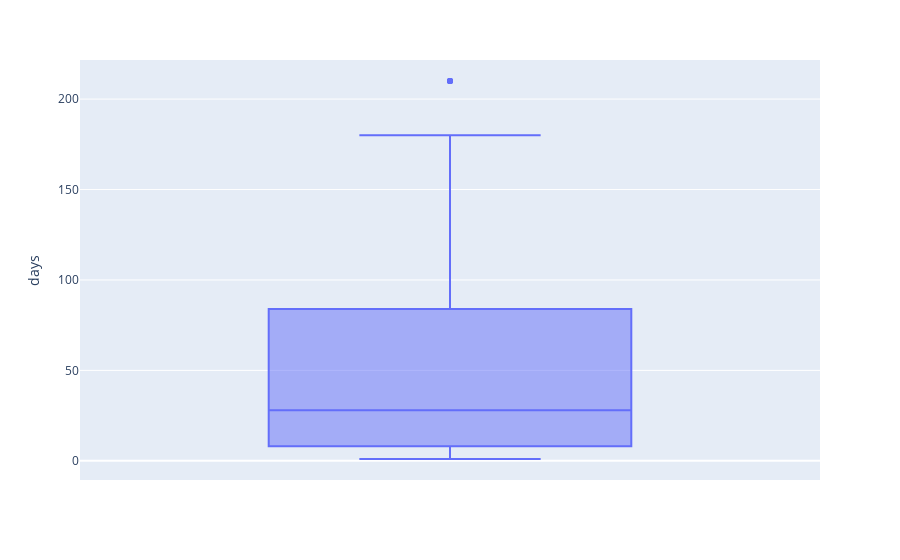

Here is the notebook cell this chart was saved with:
### Code cell
px.box(coursesdfout, y='days')

### Figure 1 — Plotly figure (JSON) as saved in the notebook; plotly's stock layout.template omitted (floating-point values rounded to 4 significant figures; data arrays with more than 128 entries replaced by an {"elided": "..."} marker saying what was removed)
{"data": [{"alignmentgroup": "True", "hovertemplate": "days=%{y}<extra></extra>", "legendgroup": "", "marker": {"color": "#636efa"}, "name": "", "notched": false, "offsetgroup": "", "orientation": "v", "showlegend": false, "type": "box", "x0": " ", "xaxis": "x", "y": {"elided": "398 int values"}, "y0": " ", "yaxis": "y"}], "layout": {"boxmode": "group", "legend": {"tracegroupgap": 0}, "margin": {"t": 60}, "xaxis": {"anchor": "y", "domain": [0, 1]}, "yaxis": {"anchor": "x", "domain": [0, 1], "title": {"text": "days"}}}}
